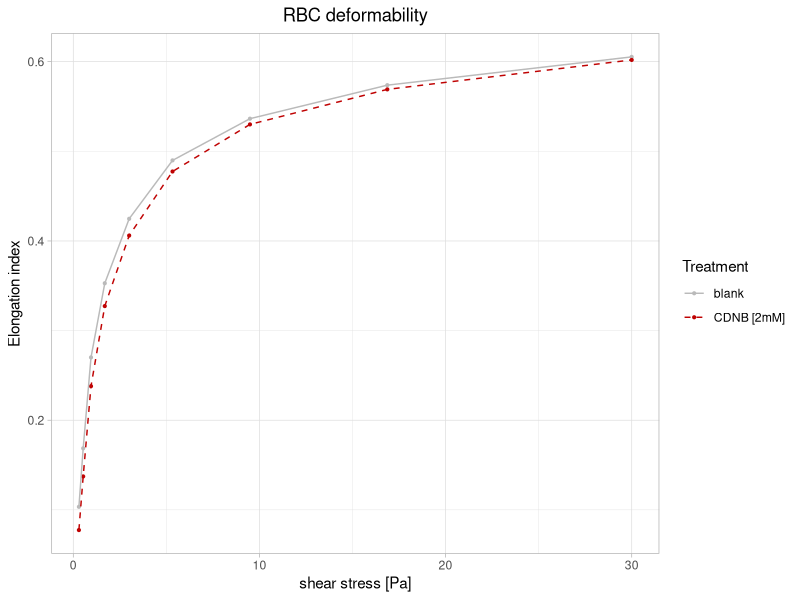
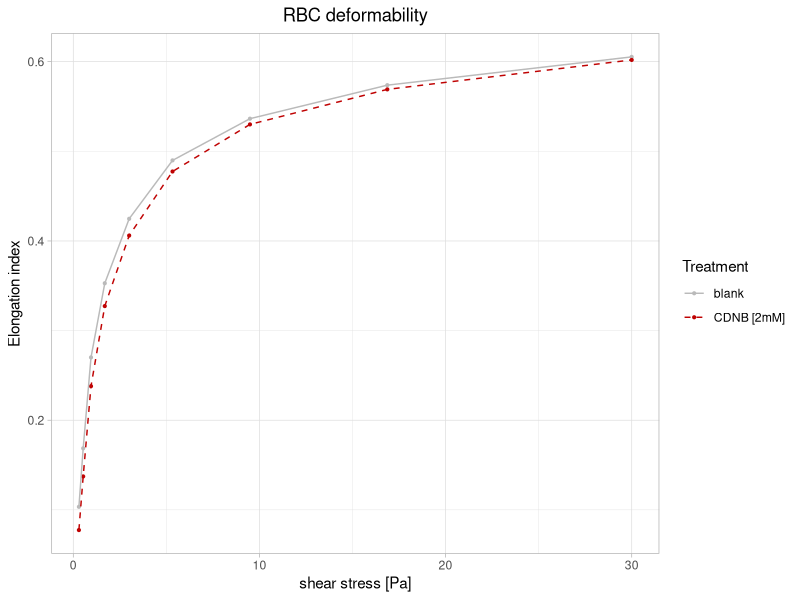

The R source for these figures, in order:
library(ggplot2)
library(ggpubr)
library(openxlsx)
library(data.table)
library(dplyr)

theme_set(theme_light())

PS <- read.xlsx("LoRRca_deformability_2.xlsx")
# PS_control <- filter(PS, treatment == "control")
# PS_CDNB <- filter(PS, treatment == "CDNB")

ggplot(PS, aes(shearstress, EI)) + 
  
  geom_point(
    
    aes(col = factor(sample, levels = c("blank", "CDNB60"))),
    size = 0.75
    
  ) +
  
  scale_color_manual(
    
    values = c("#bababa", "#bf0202"),
    labels = c("blank", "CDNB [2mM]")
    
  ) +
  
  geom_line(
    
    aes(col = factor(sample, levels = c("blank", "CDNB60")), 
        linetype = factor(sample, levels = c("blank", "CDNB60"))
        )
    
  ) +
  
  scale_linetype_manual(
    
    values = c("solid", "dashed"),
    labels = c("blank", "CDNB [2mM]")
    
  ) +
  
  
  labs(
    x = "shear stress [Pa]", 
    y = "Elongation index",
    title = "RBC deformability",
    linetype = "Treatment",
    col = "Treatment"
    
  ) +
  
  theme(plot.title = element_text(hjust=0.5))
  

ggsave("try2.tiff", path = "~/GitHub/R-graphs/Graphs and figures", units = "in", dpi=300, compression = 'lzw', width = 6, height = 4)